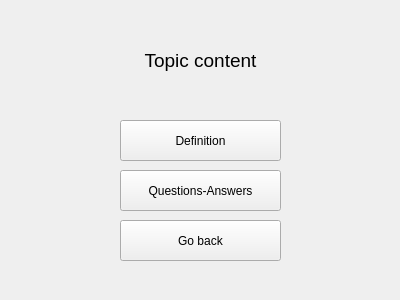
<?xml version="1.0" encoding="UTF-8"?>
<ui version="4.0">
 <class>TopicContent</class>
 <widget class="QWidget" name="TopicContent">
  <property name="geometry">
   <rect>
    <x>0</x>
    <y>0</y>
    <width>400</width>
    <height>300</height>
   </rect>
  </property>
  <property name="windowTitle">
   <string>TopicContent</string>
  </property>
  <widget class="QLabel" name="label">
   <property name="geometry">
    <rect>
     <x>130</x>
     <y>40</y>
     <width>141</width>
     <height>41</height>
    </rect>
   </property>
   <property name="font">
    <font>
     <pointsize>14</pointsize>
    </font>
   </property>
   <property name="text">
    <string>Topic content</string>
   </property>
   <property name="alignment">
    <set>Qt::AlignCenter</set>
   </property>
  </widget>
  <widget class="QPushButton" name="pushButton">
   <property name="geometry">
    <rect>
     <x>120</x>
     <y>120</y>
     <width>161</width>
     <height>41</height>
    </rect>
   </property>
   <property name="text">
    <string>Definition</string>
   </property>
  </widget>
  <widget class="QPushButton" name="pushButton_2">
   <property name="geometry">
    <rect>
     <x>120</x>
     <y>170</y>
     <width>161</width>
     <height>41</height>
    </rect>
   </property>
   <property name="text">
    <string>Questions-Answers</string>
   </property>
  </widget>
  <widget class="QPushButton" name="pushButton_3">
   <property name="geometry">
    <rect>
     <x>120</x>
     <y>220</y>
     <width>161</width>
     <height>41</height>
    </rect>
   </property>
   <property name="text">
    <string>Go back</string>
   </property>
  </widget>
 </widget>
 <resources/>
 <connections/>
</ui>
